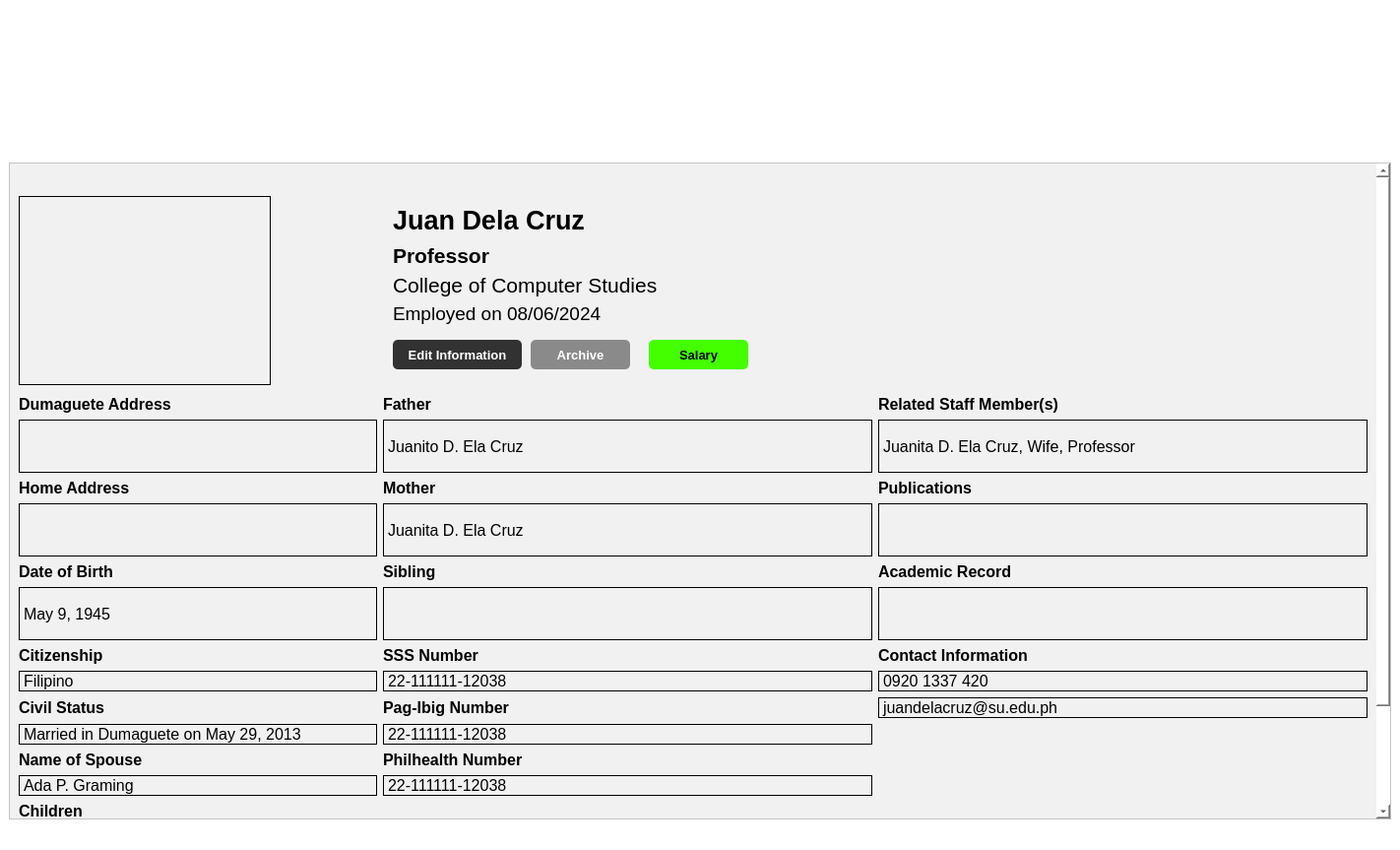
<?xml version="1.0" encoding="UTF-8"?>
<ui version="4.0">
 <class>MainWindow</class>
 <widget class="QMainWindow" name="MainWindow">
  <property name="geometry">
   <rect>
    <x>0</x>
    <y>0</y>
    <width>1422</width>
    <height>863</height>
   </rect>
  </property>
  <property name="palette">
   <palette>
    <active>
     <colorrole role="WindowText">
      <brush brushstyle="SolidPattern">
       <color alpha="255">
        <red>0</red>
        <green>0</green>
        <blue>0</blue>
       </color>
      </brush>
     </colorrole>
     <colorrole role="Button">
      <brush brushstyle="SolidPattern">
       <color alpha="255">
        <red>255</red>
        <green>255</green>
        <blue>255</blue>
       </color>
      </brush>
     </colorrole>
     <colorrole role="Text">
      <brush brushstyle="SolidPattern">
       <color alpha="255">
        <red>0</red>
        <green>0</green>
        <blue>0</blue>
       </color>
      </brush>
     </colorrole>
     <colorrole role="ButtonText">
      <brush brushstyle="SolidPattern">
       <color alpha="255">
        <red>0</red>
        <green>0</green>
        <blue>0</blue>
       </color>
      </brush>
     </colorrole>
     <colorrole role="Base">
      <brush brushstyle="SolidPattern">
       <color alpha="255">
        <red>255</red>
        <green>255</green>
        <blue>255</blue>
       </color>
      </brush>
     </colorrole>
     <colorrole role="Window">
      <brush brushstyle="SolidPattern">
       <color alpha="255">
        <red>255</red>
        <green>255</green>
        <blue>255</blue>
       </color>
      </brush>
     </colorrole>
     <colorrole role="PlaceholderText">
      <brush brushstyle="SolidPattern">
       <color alpha="128">
        <red>0</red>
        <green>0</green>
        <blue>0</blue>
       </color>
      </brush>
     </colorrole>
    </active>
    <inactive>
     <colorrole role="WindowText">
      <brush brushstyle="SolidPattern">
       <color alpha="255">
        <red>0</red>
        <green>0</green>
        <blue>0</blue>
       </color>
      </brush>
     </colorrole>
     <colorrole role="Button">
      <brush brushstyle="SolidPattern">
       <color alpha="255">
        <red>255</red>
        <green>255</green>
        <blue>255</blue>
       </color>
      </brush>
     </colorrole>
     <colorrole role="Text">
      <brush brushstyle="SolidPattern">
       <color alpha="255">
        <red>0</red>
        <green>0</green>
        <blue>0</blue>
       </color>
      </brush>
     </colorrole>
     <colorrole role="ButtonText">
      <brush brushstyle="SolidPattern">
       <color alpha="255">
        <red>0</red>
        <green>0</green>
        <blue>0</blue>
       </color>
      </brush>
     </colorrole>
     <colorrole role="Base">
      <brush brushstyle="SolidPattern">
       <color alpha="255">
        <red>255</red>
        <green>255</green>
        <blue>255</blue>
       </color>
      </brush>
     </colorrole>
     <colorrole role="Window">
      <brush brushstyle="SolidPattern">
       <color alpha="255">
        <red>255</red>
        <green>255</green>
        <blue>255</blue>
       </color>
      </brush>
     </colorrole>
     <colorrole role="PlaceholderText">
      <brush brushstyle="SolidPattern">
       <color alpha="128">
        <red>0</red>
        <green>0</green>
        <blue>0</blue>
       </color>
      </brush>
     </colorrole>
    </inactive>
    <disabled>
     <colorrole role="WindowText">
      <brush brushstyle="SolidPattern">
       <color alpha="255">
        <red>0</red>
        <green>0</green>
        <blue>0</blue>
       </color>
      </brush>
     </colorrole>
     <colorrole role="Button">
      <brush brushstyle="SolidPattern">
       <color alpha="255">
        <red>255</red>
        <green>255</green>
        <blue>255</blue>
       </color>
      </brush>
     </colorrole>
     <colorrole role="Text">
      <brush brushstyle="SolidPattern">
       <color alpha="255">
        <red>0</red>
        <green>0</green>
        <blue>0</blue>
       </color>
      </brush>
     </colorrole>
     <colorrole role="ButtonText">
      <brush brushstyle="SolidPattern">
       <color alpha="255">
        <red>0</red>
        <green>0</green>
        <blue>0</blue>
       </color>
      </brush>
     </colorrole>
     <colorrole role="Base">
      <brush brushstyle="SolidPattern">
       <color alpha="255">
        <red>255</red>
        <green>255</green>
        <blue>255</blue>
       </color>
      </brush>
     </colorrole>
     <colorrole role="Window">
      <brush brushstyle="SolidPattern">
       <color alpha="255">
        <red>255</red>
        <green>255</green>
        <blue>255</blue>
       </color>
      </brush>
     </colorrole>
     <colorrole role="PlaceholderText">
      <brush brushstyle="SolidPattern">
       <color alpha="128">
        <red>0</red>
        <green>0</green>
        <blue>0</blue>
       </color>
      </brush>
     </colorrole>
    </disabled>
   </palette>
  </property>
  <property name="windowTitle">
   <string>Dashboard</string>
  </property>
  <property name="styleSheet">
   <string notr="true">color: black;
background-color: white;</string>
  </property>
  <widget class="QWidget" name="centralwidget">
   <property name="styleSheet">
    <string notr="true">background-color: white;
color: black;</string>
   </property>
   <layout class="QGridLayout" name="gridLayout_2">
    <item row="0" column="0">
     <widget class="QGroupBox" name="groupBox_2">
      <property name="minimumSize">
       <size>
        <width>0</width>
        <height>150</height>
       </size>
      </property>
      <property name="styleSheet">
       <string notr="true">border: none;
background-color: white;
color: black;</string>
      </property>
      <property name="title">
       <string/>
      </property>
      <widget class="QWidget" name="layoutWidget">
       <property name="geometry">
        <rect>
         <x>160</x>
         <y>50</y>
         <width>258</width>
         <height>43</height>
        </rect>
       </property>
       <layout class="QVBoxLayout" name="verticalLayout">
        <item>
         <widget class="QLabel" name="label_3">
          <property name="styleSheet">
           <string notr="true">background-color: white;
color: black;</string>
          </property>
          <property name="text">
           <string/>
          </property>
          <property name="pixmap">
           <pixmap resource="images/resources.qrc">:/images/title2_header1.png</pixmap>
          </property>
          <property name="scaledContents">
           <bool>false</bool>
          </property>
         </widget>
        </item>
        <item>
         <widget class="QLabel" name="label_4">
          <property name="styleSheet">
           <string notr="true">background-color: white;
color: black;</string>
          </property>
          <property name="text">
           <string/>
          </property>
          <property name="pixmap">
           <pixmap resource="images/resources.qrc">:/images/title2_header2.png</pixmap>
          </property>
         </widget>
        </item>
       </layout>
      </widget>
      <widget class="QLabel" name="label">
       <property name="geometry">
        <rect>
         <x>10</x>
         <y>20</y>
         <width>121</width>
         <height>111</height>
        </rect>
       </property>
       <property name="styleSheet">
        <string notr="true">background-color: white;
color: black;</string>
       </property>
       <property name="text">
        <string/>
       </property>
       <property name="pixmap">
        <pixmap resource="images/resources.qrc">:/images/logo_silliman.png</pixmap>
       </property>
       <property name="scaledContents">
        <bool>true</bool>
       </property>
      </widget>
     </widget>
    </item>
    <item row="1" column="0">
     <widget class="QScrollArea" name="scrollArea">
      <property name="styleSheet">
       <string notr="true">QScrollBar:vertical {
    border: 0px solid #dcdcdc; /* Border around the scrollbar */
    background: #f5f5f5;       /* Background of the scrollbar area */
    width: 12px;               /* Width of the scrollbar */
    margin: 0px 0px 0px 0px;   /* Margins around the scrollbar */
}

QScrollBar::handle:vertical {
    background: #888;          /* Color of the scrollbar handle */
    min-height: 10px;          /* Minimum height of the scrollbar handle */
    border-radius: 5px;        /* Rounded corners of the scrollbar handle */
}
QScrollBar::add-line:vertical,
QScrollBar::sub-line:vertical {
    background: #dcdcdc;       /* Background color of arrow buttons */
    border: 1px solid #aaa;    /* Border around the arrow buttons */
    height: 12px;              /* Height of arrow buttons */
    subcontrol-origin: margin;
    subcontrol-position: top;  /* Positions at top and bottom */
}
QScrollArea{
	background-color: white;
	color: black;
}

</string>
      </property>
      <property name="widgetResizable">
       <bool>true</bool>
      </property>
      <widget class="QWidget" name="scrollAreaWidgetContents">
       <property name="geometry">
        <rect>
         <x>0</x>
         <y>-163</y>
         <width>1390</width>
         <height>829</height>
        </rect>
       </property>
       <property name="styleSheet">
        <string notr="true">background-color: rgb(241, 241, 241);
color: black;</string>
       </property>
       <layout class="QGridLayout" name="gridLayout">
        <item row="4" column="1">
         <widget class="QLabel" name="employee_father">
          <property name="font">
           <font>
            <pointsize>12</pointsize>
            <bold>false</bold>
           </font>
          </property>
          <property name="styleSheet">
           <string notr="true">border: 1px solid black;</string>
          </property>
          <property name="text">
           <string>Juanito D. Ela Cruz</string>
          </property>
         </widget>
        </item>
        <item row="5" column="1">
         <widget class="QLabel" name="mother_header">
          <property name="font">
           <font>
            <pointsize>12</pointsize>
            <bold>true</bold>
           </font>
          </property>
          <property name="text">
           <string>Mother</string>
          </property>
         </widget>
        </item>
        <item row="3" column="1">
         <widget class="QLabel" name="father_header">
          <property name="font">
           <font>
            <pointsize>12</pointsize>
            <bold>true</bold>
           </font>
          </property>
          <property name="text">
           <string>Father</string>
          </property>
         </widget>
        </item>
        <item row="9" column="1">
         <widget class="QLabel" name="sss_header">
          <property name="font">
           <font>
            <pointsize>12</pointsize>
            <bold>true</bold>
           </font>
          </property>
          <property name="text">
           <string>SSS Number</string>
          </property>
         </widget>
        </item>
        <item row="3" column="2">
         <widget class="QLabel" name="relation_header">
          <property name="font">
           <font>
            <pointsize>12</pointsize>
            <bold>true</bold>
           </font>
          </property>
          <property name="text">
           <string>Related Staff Member(s)</string>
          </property>
         </widget>
        </item>
        <item row="13" column="0">
         <widget class="QLabel" name="spouse_header">
          <property name="font">
           <font>
            <pointsize>12</pointsize>
            <bold>true</bold>
           </font>
          </property>
          <property name="text">
           <string>Name of Spouse</string>
          </property>
         </widget>
        </item>
        <item row="20" column="0">
         <widget class="QLabel" name="church_header">
          <property name="font">
           <font>
            <pointsize>12</pointsize>
            <bold>true</bold>
           </font>
          </property>
          <property name="text">
           <string>Church Affiliation</string>
          </property>
         </widget>
        </item>
        <item row="1" column="1" colspan="2">
         <widget class="QGroupBox" name="groupBox">
          <property name="sizePolicy">
           <sizepolicy hsizetype="Fixed" vsizetype="Fixed">
            <horstretch>0</horstretch>
            <verstretch>0</verstretch>
           </sizepolicy>
          </property>
          <property name="minimumSize">
           <size>
            <width>1000</width>
            <height>200</height>
           </size>
          </property>
          <property name="styleSheet">
           <string notr="true">border: 0px;</string>
          </property>
          <property name="title">
           <string/>
          </property>
          <widget class="QPushButton" name="edit_info_button">
           <property name="geometry">
            <rect>
             <x>10</x>
             <y>150</y>
             <width>131</width>
             <height>30</height>
            </rect>
           </property>
           <property name="minimumSize">
            <size>
             <width>0</width>
             <height>10</height>
            </size>
           </property>
           <property name="font">
            <font>
             <pointsize>10</pointsize>
             <bold>true</bold>
            </font>
           </property>
           <property name="cursor">
            <cursorShape>PointingHandCursor</cursorShape>
           </property>
           <property name="styleSheet">
            <string notr="true">border-radius: 5px;

background-color: rgb(50, 50, 50);
color: white;
font-weight: bold;
</string>
           </property>
           <property name="text">
            <string>Edit Information</string>
           </property>
          </widget>
          <widget class="QPushButton" name="archive_button">
           <property name="geometry">
            <rect>
             <x>150</x>
             <y>150</y>
             <width>101</width>
             <height>30</height>
            </rect>
           </property>
           <property name="minimumSize">
            <size>
             <width>0</width>
             <height>30</height>
            </size>
           </property>
           <property name="font">
            <font>
             <pointsize>10</pointsize>
             <bold>true</bold>
            </font>
           </property>
           <property name="cursor">
            <cursorShape>PointingHandCursor</cursorShape>
           </property>
           <property name="styleSheet">
            <string notr="true">border-radius: 5px;

background-color: rgb(138, 138, 138);
color: white;
font-weight: bold;
</string>
           </property>
           <property name="text">
            <string>Archive</string>
           </property>
          </widget>
          <widget class="QPushButton" name="archive_button_2">
           <property name="geometry">
            <rect>
             <x>270</x>
             <y>150</y>
             <width>101</width>
             <height>30</height>
            </rect>
           </property>
           <property name="minimumSize">
            <size>
             <width>0</width>
             <height>30</height>
            </size>
           </property>
           <property name="font">
            <font>
             <pointsize>10</pointsize>
             <bold>true</bold>
            </font>
           </property>
           <property name="cursor">
            <cursorShape>PointingHandCursor</cursorShape>
           </property>
           <property name="styleSheet">
            <string notr="true">border-radius: 5px;

background-color: rgb(68, 255, 0);
color: black;
font-weight: bold;
</string>
           </property>
           <property name="text">
            <string>Salary</string>
           </property>
          </widget>
          <widget class="QLabel" name="employee_name">
           <property name="geometry">
            <rect>
             <x>10</x>
             <y>10</y>
             <width>800</width>
             <height>36</height>
            </rect>
           </property>
           <property name="font">
            <font>
             <pointsize>20</pointsize>
             <bold>true</bold>
            </font>
           </property>
           <property name="text">
            <string>Juan Dela Cruz</string>
           </property>
          </widget>
          <widget class="QLabel" name="employee_position">
           <property name="geometry">
            <rect>
             <x>10</x>
             <y>50</y>
             <width>501</width>
             <height>28</height>
            </rect>
           </property>
           <property name="font">
            <font>
             <pointsize>16</pointsize>
             <bold>true</bold>
            </font>
           </property>
           <property name="text">
            <string>Professor</string>
           </property>
          </widget>
          <widget class="QLabel" name="employee_department">
           <property name="geometry">
            <rect>
             <x>10</x>
             <y>80</y>
             <width>741</width>
             <height>28</height>
            </rect>
           </property>
           <property name="font">
            <font>
             <pointsize>16</pointsize>
             <bold>false</bold>
            </font>
           </property>
           <property name="text">
            <string>College of Computer Studies</string>
           </property>
          </widget>
          <widget class="QLabel" name="employee_hired_date">
           <property name="geometry">
            <rect>
             <x>10</x>
             <y>110</y>
             <width>571</width>
             <height>26</height>
            </rect>
           </property>
           <property name="font">
            <font>
             <pointsize>14</pointsize>
             <bold>false</bold>
            </font>
           </property>
           <property name="text">
            <string>Employed on 08/06/2024</string>
           </property>
          </widget>
         </widget>
        </item>
        <item row="15" column="0">
         <widget class="QLabel" name="children_header">
          <property name="font">
           <font>
            <pointsize>12</pointsize>
            <bold>true</bold>
           </font>
          </property>
          <property name="text">
           <string>Children</string>
          </property>
         </widget>
        </item>
        <item row="14" column="1">
         <widget class="QLabel" name="employee_philHealth">
          <property name="sizePolicy">
           <sizepolicy hsizetype="Preferred" vsizetype="Fixed">
            <horstretch>0</horstretch>
            <verstretch>0</verstretch>
           </sizepolicy>
          </property>
          <property name="font">
           <font>
            <pointsize>12</pointsize>
            <bold>false</bold>
           </font>
          </property>
          <property name="styleSheet">
           <string notr="true">border: 1px solid black;</string>
          </property>
          <property name="text">
           <string>22-111111-12038</string>
          </property>
         </widget>
        </item>
        <item row="10" column="0">
         <widget class="QLabel" name="employee_citizenship">
          <property name="font">
           <font>
            <pointsize>12</pointsize>
            <bold>false</bold>
           </font>
          </property>
          <property name="styleSheet">
           <string notr="true">border: 1px solid black;</string>
          </property>
          <property name="text">
           <string>Filipino</string>
          </property>
         </widget>
        </item>
        <item row="14" column="0">
         <widget class="QLabel" name="employee_spouse">
          <property name="font">
           <font>
            <pointsize>12</pointsize>
            <bold>false</bold>
           </font>
          </property>
          <property name="styleSheet">
           <string notr="true">border: 1px solid black;</string>
          </property>
          <property name="text">
           <string>Ada P. Graming</string>
          </property>
         </widget>
        </item>
        <item row="8" column="0">
         <widget class="QLabel" name="employee_birthday">
          <property name="font">
           <font>
            <pointsize>12</pointsize>
            <bold>false</bold>
           </font>
          </property>
          <property name="styleSheet">
           <string notr="true">border: 1px solid black;</string>
          </property>
          <property name="text">
           <string>May 9, 1945</string>
          </property>
         </widget>
        </item>
        <item row="11" column="0">
         <widget class="QLabel" name="civ_status_header">
          <property name="font">
           <font>
            <pointsize>12</pointsize>
            <bold>true</bold>
           </font>
          </property>
          <property name="text">
           <string>Civil Status</string>
          </property>
         </widget>
        </item>
        <item row="0" column="0">
         <widget class="QLabel" name="breadcrumb_label">
          <property name="styleSheet">
           <string notr="true">background-color: rgba(0, 0, 0, 0);</string>
          </property>
          <property name="text">
           <string/>
          </property>
          <property name="pixmap">
           <pixmap resource="images/resources.qrc">:/images/title2_header3.png</pixmap>
          </property>
         </widget>
        </item>
        <item row="5" column="0">
         <widget class="QLabel" name="employee_address_header">
          <property name="font">
           <font>
            <pointsize>12</pointsize>
            <bold>true</bold>
           </font>
          </property>
          <property name="text">
           <string>Home Address</string>
          </property>
         </widget>
        </item>
        <item row="3" column="0">
         <widget class="QLabel" name="employee_duma_address_header">
          <property name="font">
           <font>
            <pointsize>12</pointsize>
            <bold>true</bold>
           </font>
          </property>
          <property name="text">
           <string>Dumaguete Address</string>
          </property>
         </widget>
        </item>
        <item row="24" column="0">
         <widget class="QLabel" name="employee_religion">
          <property name="font">
           <font>
            <pointsize>12</pointsize>
            <bold>false</bold>
           </font>
          </property>
          <property name="styleSheet">
           <string notr="true">border: 1px solid black;</string>
          </property>
          <property name="text">
           <string>Church of Pickle Rick</string>
          </property>
         </widget>
        </item>
        <item row="6" column="0">
         <widget class="QTextEdit" name="employee_home_address">
          <property name="maximumSize">
           <size>
            <width>500</width>
            <height>16777215</height>
           </size>
          </property>
          <property name="styleSheet">
           <string notr="true">border: 1px solid black</string>
          </property>
         </widget>
        </item>
        <item row="12" column="1">
         <widget class="QLabel" name="employee_pagibig">
          <property name="font">
           <font>
            <pointsize>12</pointsize>
            <bold>false</bold>
           </font>
          </property>
          <property name="styleSheet">
           <string notr="true">border: 1px solid black;</string>
          </property>
          <property name="text">
           <string>22-111111-12038</string>
          </property>
         </widget>
        </item>
        <item row="6" column="2">
         <widget class="QTextEdit" name="employee_publications">
          <property name="sizePolicy">
           <sizepolicy hsizetype="Preferred" vsizetype="Preferred">
            <horstretch>0</horstretch>
            <verstretch>0</verstretch>
           </sizepolicy>
          </property>
          <property name="maximumSize">
           <size>
            <width>500</width>
            <height>16777215</height>
           </size>
          </property>
          <property name="styleSheet">
           <string notr="true">border: 1px solid black</string>
          </property>
         </widget>
        </item>
        <item row="11" column="1">
         <widget class="QLabel" name="pagibig_header">
          <property name="font">
           <font>
            <pointsize>12</pointsize>
            <bold>true</bold>
           </font>
          </property>
          <property name="text">
           <string>Pag-Ibig Number</string>
          </property>
         </widget>
        </item>
        <item row="6" column="1">
         <widget class="QLabel" name="employee_mother">
          <property name="font">
           <font>
            <pointsize>12</pointsize>
            <bold>false</bold>
           </font>
          </property>
          <property name="styleSheet">
           <string notr="true">border: 1px solid black;</string>
          </property>
          <property name="text">
           <string>Juanita D. Ela Cruz</string>
          </property>
         </widget>
        </item>
        <item row="4" column="0">
         <widget class="QTextEdit" name="employee_dumaguete_address">
          <property name="sizePolicy">
           <sizepolicy hsizetype="Preferred" vsizetype="Preferred">
            <horstretch>0</horstretch>
            <verstretch>0</verstretch>
           </sizepolicy>
          </property>
          <property name="minimumSize">
           <size>
            <width>0</width>
            <height>0</height>
           </size>
          </property>
          <property name="maximumSize">
           <size>
            <width>500</width>
            <height>16777215</height>
           </size>
          </property>
          <property name="styleSheet">
           <string notr="true">border: 1px solid black</string>
          </property>
         </widget>
        </item>
        <item row="10" column="1">
         <widget class="QLabel" name="employee_sss">
          <property name="font">
           <font>
            <pointsize>12</pointsize>
            <bold>false</bold>
           </font>
          </property>
          <property name="styleSheet">
           <string notr="true">border: 1px solid black;</string>
          </property>
          <property name="text">
           <string>22-111111-12038</string>
          </property>
         </widget>
        </item>
        <item row="9" column="0">
         <widget class="QLabel" name="citz_header">
          <property name="font">
           <font>
            <pointsize>12</pointsize>
            <bold>true</bold>
           </font>
          </property>
          <property name="text">
           <string>Citizenship</string>
          </property>
         </widget>
        </item>
        <item row="1" column="0">
         <widget class="QGraphicsView" name="Profile_pic_2">
          <property name="sizePolicy">
           <sizepolicy hsizetype="Fixed" vsizetype="Fixed">
            <horstretch>0</horstretch>
            <verstretch>0</verstretch>
           </sizepolicy>
          </property>
          <property name="styleSheet">
           <string notr="true">border: 1px solid black</string>
          </property>
         </widget>
        </item>
        <item row="7" column="0">
         <widget class="QLabel" name="birthday_header">
          <property name="font">
           <font>
            <pointsize>12</pointsize>
            <bold>true</bold>
           </font>
          </property>
          <property name="text">
           <string>Date of Birth</string>
          </property>
         </widget>
        </item>
        <item row="5" column="2">
         <widget class="QLabel" name="publications_header">
          <property name="font">
           <font>
            <pointsize>12</pointsize>
            <bold>true</bold>
           </font>
          </property>
          <property name="text">
           <string>Publications</string>
          </property>
         </widget>
        </item>
        <item row="4" column="2">
         <widget class="QLabel" name="employee_relation">
          <property name="font">
           <font>
            <pointsize>12</pointsize>
            <bold>false</bold>
           </font>
          </property>
          <property name="styleSheet">
           <string notr="true">border: 1px solid black;</string>
          </property>
          <property name="text">
           <string>Juanita D. Ela Cruz, Wife, Professor</string>
          </property>
         </widget>
        </item>
        <item row="7" column="1">
         <widget class="QLabel" name="brother_header">
          <property name="font">
           <font>
            <pointsize>12</pointsize>
            <bold>true</bold>
           </font>
          </property>
          <property name="text">
           <string>Sibling</string>
          </property>
         </widget>
        </item>
        <item row="13" column="1">
         <widget class="QLabel" name="ph_header">
          <property name="font">
           <font>
            <pointsize>12</pointsize>
            <bold>true</bold>
           </font>
          </property>
          <property name="text">
           <string>Philhealth Number</string>
          </property>
         </widget>
        </item>
        <item row="12" column="0">
         <widget class="QLabel" name="employee_civil_status">
          <property name="font">
           <font>
            <pointsize>12</pointsize>
            <bold>false</bold>
           </font>
          </property>
          <property name="styleSheet">
           <string notr="true">border: 1px solid black;</string>
          </property>
          <property name="text">
           <string>Married in Dumaguete on May 29, 2013</string>
          </property>
         </widget>
        </item>
        <item row="8" column="1">
         <widget class="QTextEdit" name="employee_brother">
          <property name="sizePolicy">
           <sizepolicy hsizetype="Preferred" vsizetype="Preferred">
            <horstretch>0</horstretch>
            <verstretch>0</verstretch>
           </sizepolicy>
          </property>
          <property name="maximumSize">
           <size>
            <width>500</width>
            <height>16777215</height>
           </size>
          </property>
          <property name="styleSheet">
           <string notr="true">border: 1px solid black</string>
          </property>
         </widget>
        </item>
        <item row="16" column="0">
         <widget class="QTextEdit" name="employee_children">
          <property name="maximumSize">
           <size>
            <width>500</width>
            <height>16777215</height>
           </size>
          </property>
          <property name="styleSheet">
           <string notr="true">border: 1px solid black</string>
          </property>
         </widget>
        </item>
        <item row="7" column="2">
         <widget class="QLabel" name="acad_record_header">
          <property name="font">
           <font>
            <pointsize>12</pointsize>
            <bold>true</bold>
           </font>
          </property>
          <property name="text">
           <string>Academic Record</string>
          </property>
         </widget>
        </item>
        <item row="8" column="2">
         <widget class="QTextEdit" name="employee_acad_record">
          <property name="sizePolicy">
           <sizepolicy hsizetype="Preferred" vsizetype="Preferred">
            <horstretch>0</horstretch>
            <verstretch>0</verstretch>
           </sizepolicy>
          </property>
          <property name="maximumSize">
           <size>
            <width>500</width>
            <height>16777215</height>
           </size>
          </property>
          <property name="styleSheet">
           <string notr="true">border: 1px solid black</string>
          </property>
         </widget>
        </item>
        <item row="9" column="2">
         <widget class="QLabel" name="contact_header">
          <property name="font">
           <font>
            <pointsize>12</pointsize>
            <bold>true</bold>
           </font>
          </property>
          <property name="text">
           <string>Contact Information</string>
          </property>
         </widget>
        </item>
        <item row="10" column="2">
         <widget class="QLabel" name="employee_phonenumber">
          <property name="font">
           <font>
            <pointsize>12</pointsize>
            <bold>false</bold>
           </font>
          </property>
          <property name="styleSheet">
           <string notr="true">border: 1px solid black;</string>
          </property>
          <property name="text">
           <string>0920 1337 420</string>
          </property>
         </widget>
        </item>
        <item row="11" column="2">
         <widget class="QLabel" name="employee_email">
          <property name="font">
           <font>
            <pointsize>12</pointsize>
            <bold>false</bold>
           </font>
          </property>
          <property name="styleSheet">
           <string notr="true">border: 1px solid black;</string>
          </property>
          <property name="text">
           <string>juandelacruz@su.edu.ph</string>
          </property>
         </widget>
        </item>
       </layout>
      </widget>
     </widget>
    </item>
   </layout>
  </widget>
  <widget class="QStatusBar" name="statusbar"/>
 </widget>
 <resources>
  <include location="images/resources.qrc"/>
 </resources>
 <connections/>
</ui>
